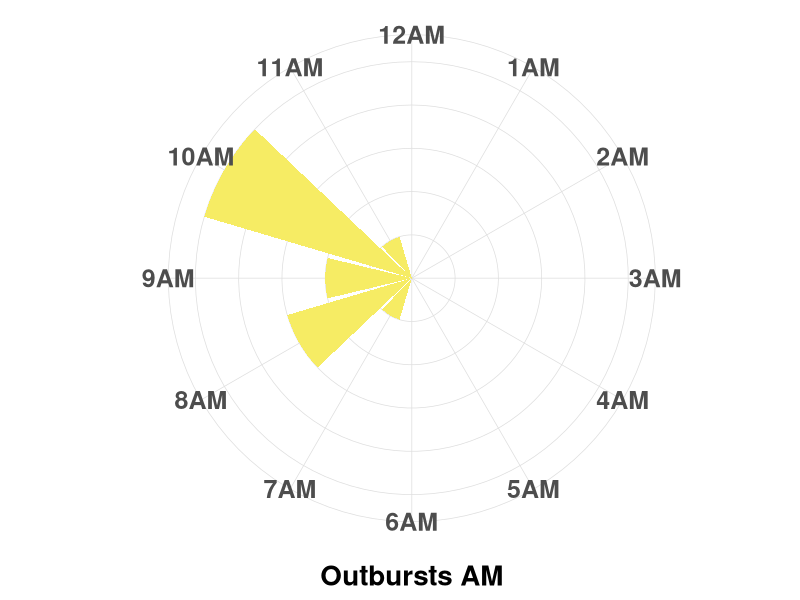
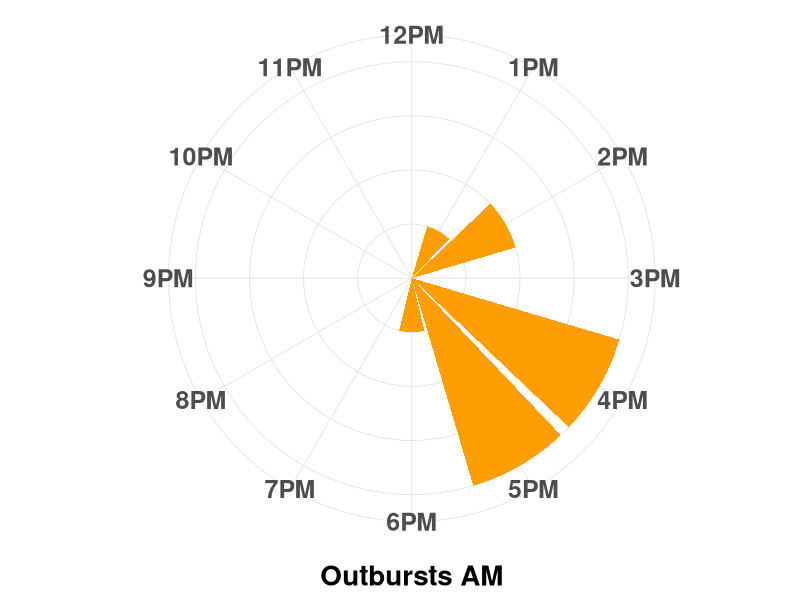
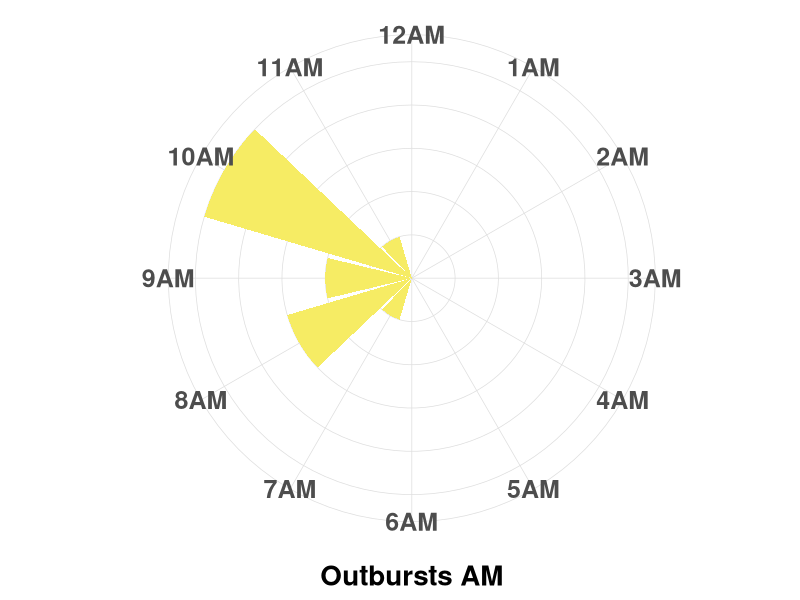
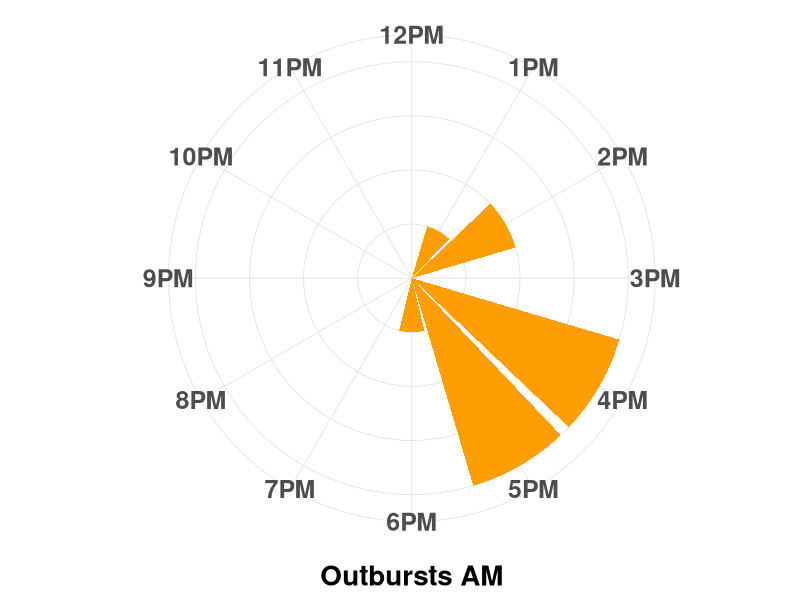

R code for these plots, in order:
## ---- chunk 1
knitr::opts_chunk$set(echo = TRUE)
## ---- chunk 2
library(ggplot2)

obs.am <- 5
obs.pm <- 11

times.am <- c("12AM", "1AM", "2AM", "3AM", "4AM", "5AM", "6AM", "7AM", "8AM", "9AM", "10AM", "11AM")
res.am <- sample(times.am, replace = TRUE, prob = c(0, 0, 0, 0, 0, 0, 0, 0.2, 0.35, 0.3, 0.4, 0.1))
aggregated.am <- c(sum(res.am == "12AM"), sum(res.am == "1AM"), sum(res.am == "2AM"), sum(res.am == "3AM"), sum(res.am == "4AM"), sum(res.am == "5AM"), sum(res.am == "6AM"), sum(res.am == "7AM"), sum(res.am == "8AM"), sum(res.am == "9AM"), sum(res.am == "10AM"), sum(res.am == "11AM"))

times.pm <- c("12PM", "1PM", "2PM", "3PM", "4PM", "5PM", "6PM", "7PM", "8PM", "9PM", "10PM", "11PM")
res.pm <- sample(times.pm, replace = TRUE, prob = c(0.05, 0.1, 0.1, 0.2, 0.2, 0.15, 0.1, 0.1, 0, 0, 0, 0))
aggregated.pm <- c(sum(res.pm == "12PM"), sum(res.pm == "1PM"), sum(res.pm == "2PM"), sum(res.pm == "3PM"), sum(res.pm == "4PM"), sum(res.pm == "5PM"), sum(res.pm == "6PM"), sum(res.pm == "7PM"), sum(res.pm == "8PM"), sum(res.pm == "9PM"), sum(res.pm == "10PM"), sum(res.pm == "11PM"))

df.am <- data.frame(Time=times.am, Usage=aggregated.am)
df.pm <- data.frame(Time=times.pm, Usage=aggregated.pm)
## ---- chunk 3
ggplot(df.am, aes(x=Time, y=Usage)) + geom_bar(stat='identity', fill="#f6ec64") + theme_light() + coord_polar(start=285/57.2957795, clip="off") + theme(axis.text.y=element_blank(), axis.ticks.y=element_blank(), axis.title.x=element_text(size=20, face="bold"), axis.text.x = element_text(size=18, face="bold"), panel.border = element_blank()) + xlab("Outbursts AM")+ ylab("")
ggsave("am.png")
## ---- chunk 4
ggplot(df.pm, aes(x=Time, y=Usage)) + geom_bar(stat='identity', fill="#ff9e03") + theme_light() + coord_polar(start=285/57.2957795, clip="off") + theme(axis.text.y=element_blank(), axis.ticks.y=element_blank(), axis.title.x=element_text(size=20, face="bold"), axis.text.x = element_text(size=18, face="bold"), panel.border = element_blank()) + xlab("Outbursts AM")+ ylab("")
ggsave("pm.png")
